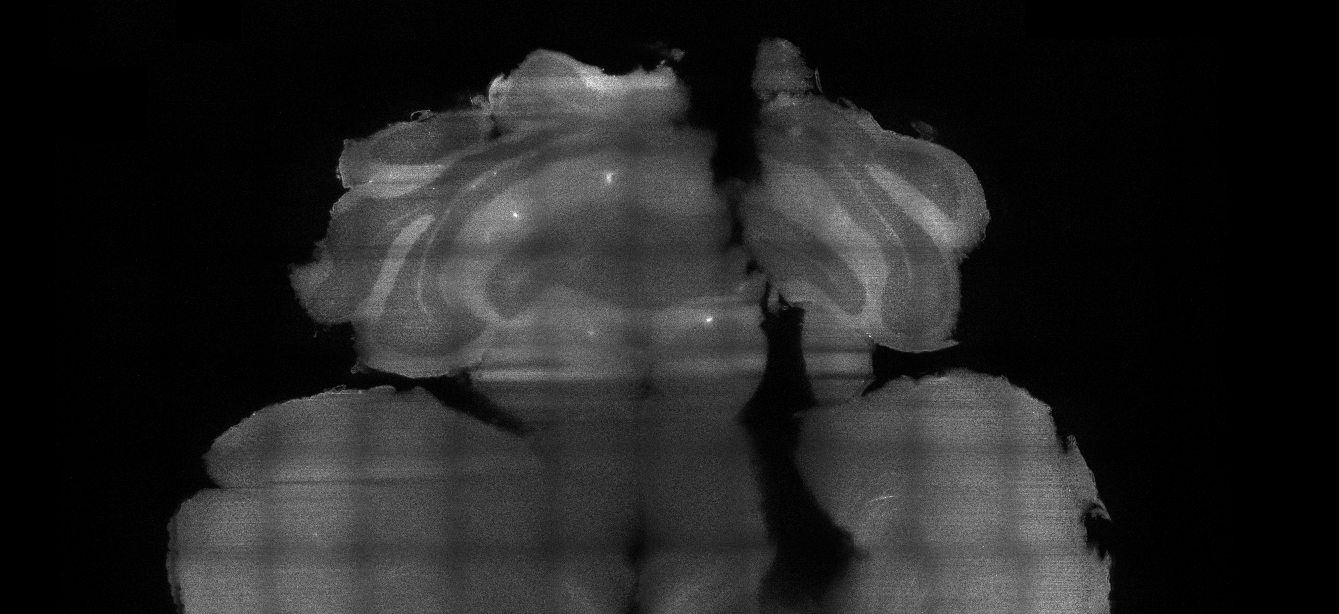
#> input picture Jupyter/objectdetection/aut1367_slice.png, 1339 x 614 px
$ jupyter execute 'Object Detection with Contours and Filtering.ipynb'   (shell and % lines are left out)   (Python 2 division)   (older library calls are emulated)
#> lines starting #> are read from the running program, lines starting #| are printed output that depends on the picture; after the words box and inside, x2 and y2 are one past the last pixel; in counts of white or black regions, pixels touching at a corner belong together
[cell 1]
import cv2
import PIL
import copy
import math
import numpy as np
from io import BytesIO
from IPython.display import Image, display

[cell 2]
import scipy.misc
import csv,gc
import matplotlib
from PIL import Image
from numpy import *

[cell 3]
import matplotlib.pyplot as plt

[cell 4]
im = array(Image.open('aut1367_slice.png'))
#> im is the input picture: shape (614, 1339, 4); mean R, G, B, A 34, 34, 34, 255
plt.imshow(np.asarray(im))
#> (this line was passed over: IPython is not available in this run)

[cell 5]
im2 = array(Image.open('aut1367.png'))
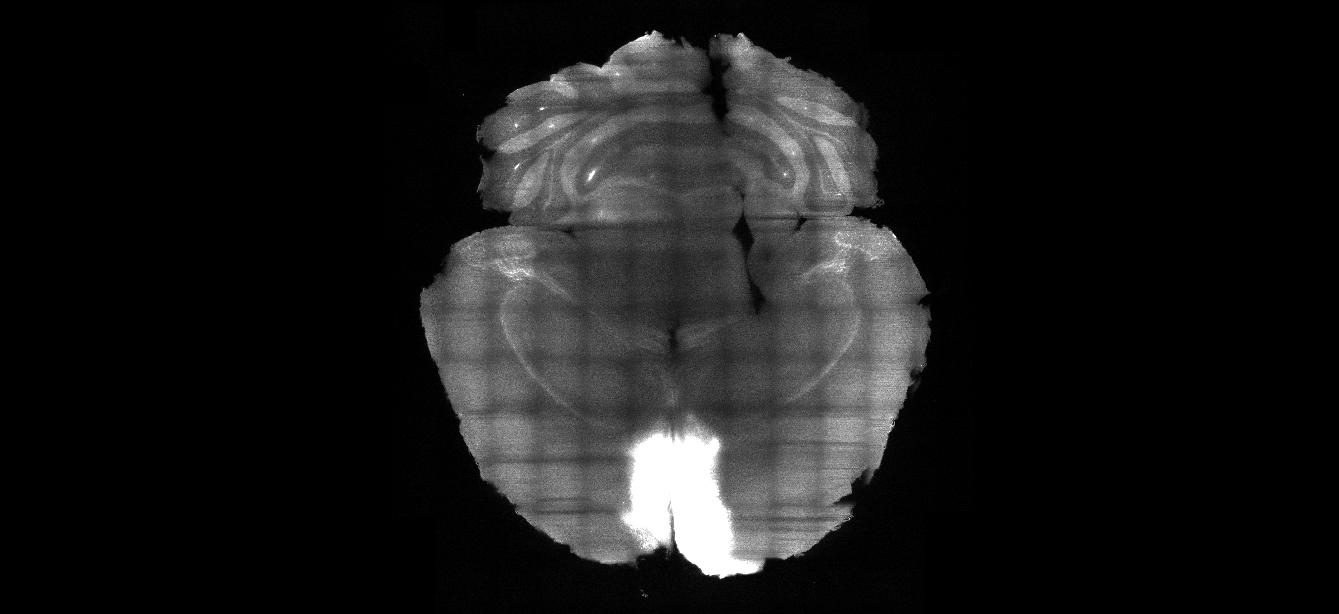
#> input picture Jupyter/objectdetection/aut1367.png, 1339 x 614 px
#> im2 is the input picture: shape (614, 1339, 4); mean R, G, B, A 25.2, 25.2, 25.2, 255
plt.imshow(np.asarray(im2))
#> (this line was passed over: IPython is not available in this run)

[cell 6]
im = array(Image.open('aut1367_slice.png').convert('L'))
#> im: shape (614, 1339)
plt.imshow(np.asarray(im))
#> (this line was passed over: IPython is not available in this run)

[cell 7]
im2 = array(Image.open('aut1367.png').convert('L'))
#> im2: shape (614, 1339)
plt.imshow(np.asarray(im2))
#> (this line was passed over: IPython is not available in this run)

[cell 8]
from scipy import ndimage as ndi

from skimage.morphology import watershed
from skimage.feature import peak_local_max

distance = ndi.distance_transform_edt(im)
local_maxi = peak_local_max(distance, indices=False, footprint=np.ones((3, 3)),
                            labels=im)
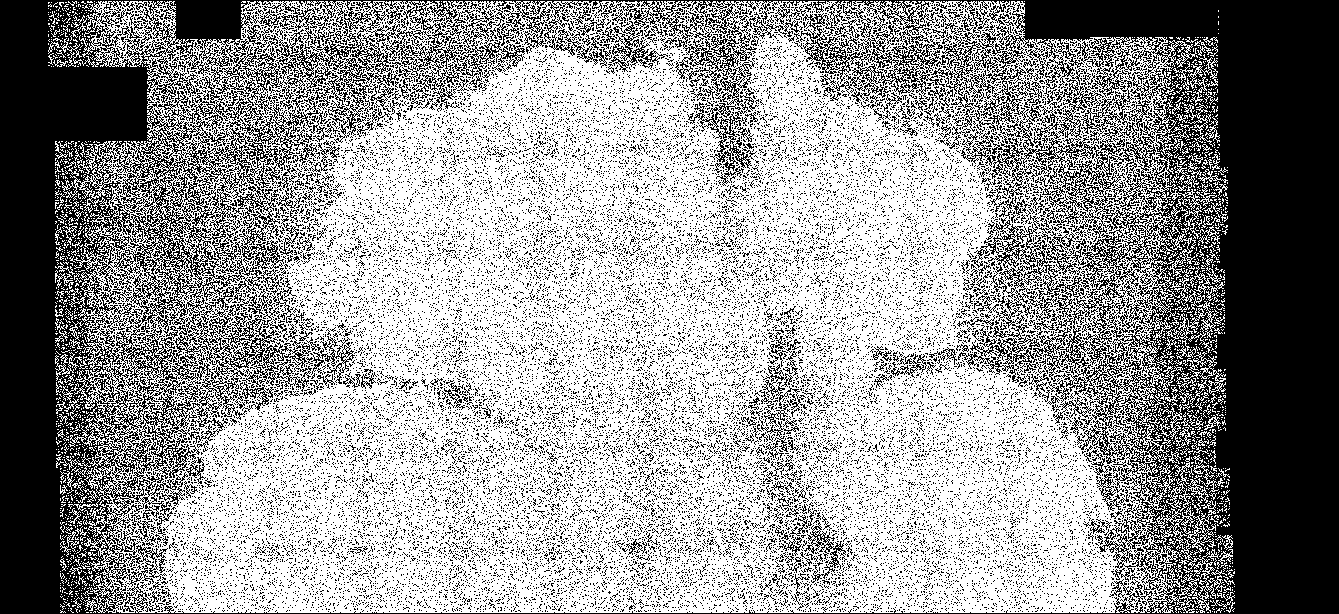
#> local_maxi: shape (614, 1339) bool; 60.2% white; 28758 black regions (28441 under 20 px), largest, box (x1, y1, x2, y2) and area: (0, 0, 1339, 614) 247514, (687, 88, 759, 186) 1277, (609, 21, 668, 72) 746
markers = ndi.label(local_maxi)[0]
labels = watershed(-distance, markers, mask=im)
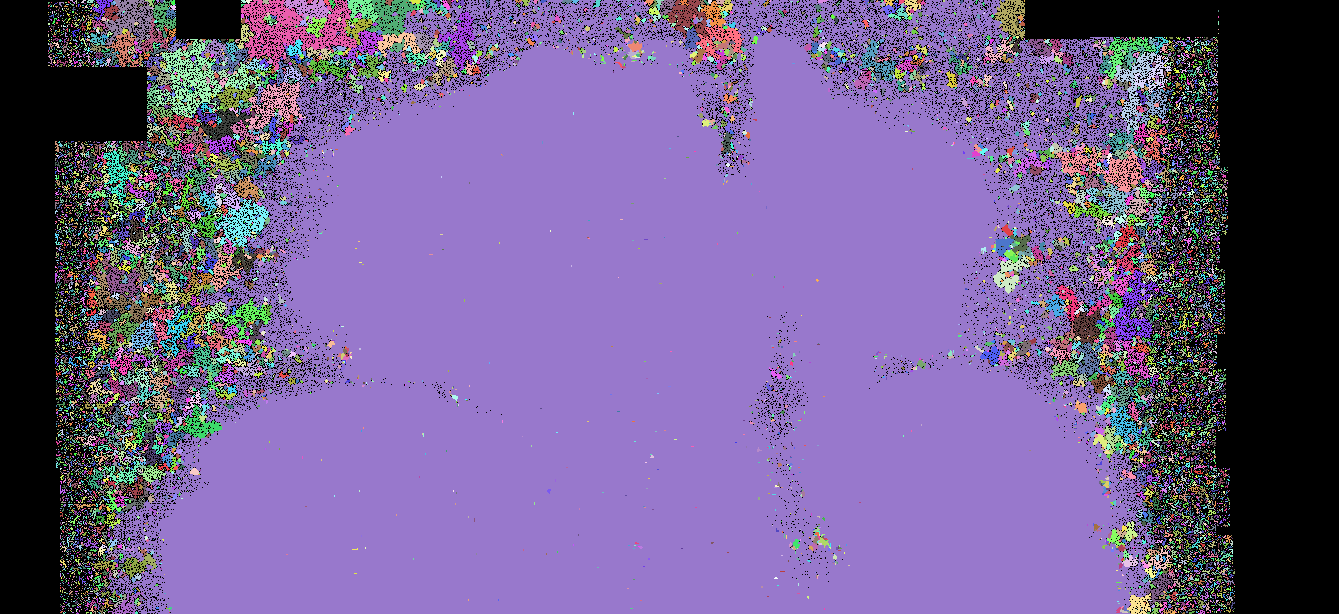
#> labels: shape (614, 1339) int32; 15604 distinct labels, from 0 to 15603; one colour per label, 0 black

[cell 9]
plt.imshow(labels, cmap=plt.cm.spectral, interpolation='nearest')
#> (this line was passed over: IPython is not available in this run)

[cell 10]
from scipy import ndimage as ndi

from skimage.morphology import watershed
from skimage.feature import peak_local_max

distance = ndi.distance_transform_edt(im2)
local_maxi = peak_local_max(distance, indices=False, footprint=np.ones((3, 3)),
                            labels=im2)
#> local_maxi: shape (614, 1339) bool; 29.8% white; 684 white regions (656 under 20 px), largest, box (x1, y1, x2, y2) and area: (384, 1, 974, 613) 241846, (939, 173, 969, 223) 363, (939, 228, 969, 255) 238
markers = ndi.label(local_maxi)[0]
#> markers: shape (614, 1339) int32; 6023 distinct labels, from 0 to 6022
labels = watershed(-distance, markers, mask=im2)
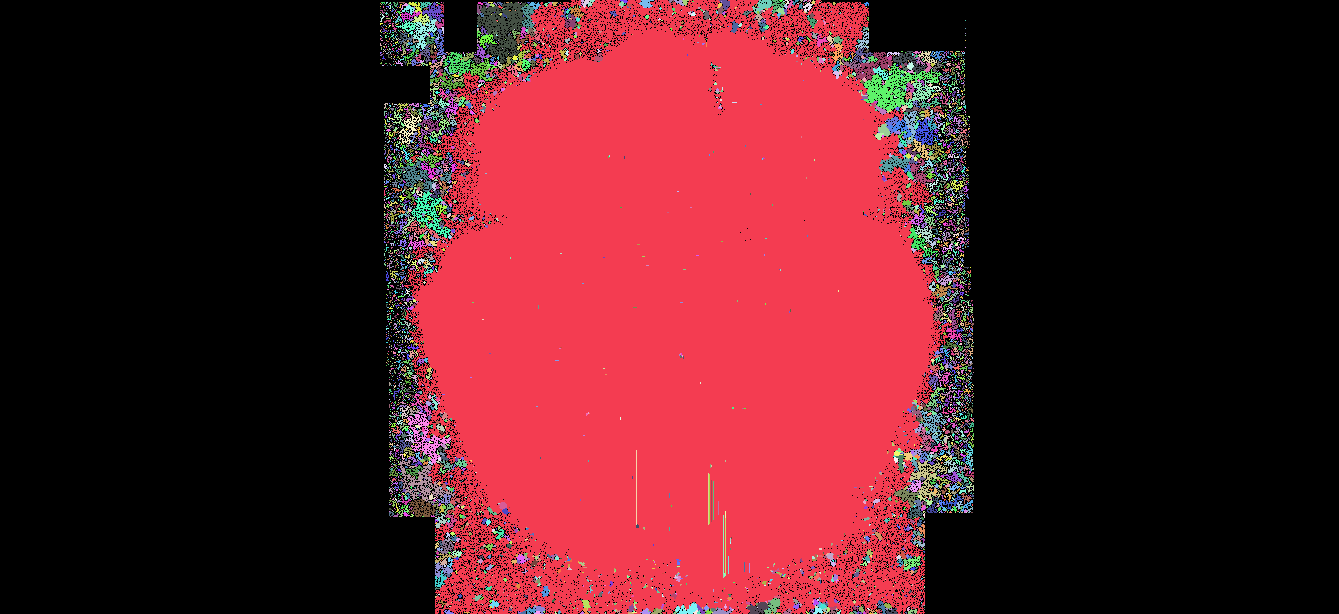
#> labels: shape (614, 1339) int32; 6023 distinct labels, from 0 to 6022; one colour per label, 0 black

[cell 11]
plt.imshow(labels, cmap=plt.cm.spectral, interpolation='nearest')
#> (this line was passed over: IPython is not available in this run)

[cell 12]
from skimage import data, io, filters

edges = filters.sobel(np.asarray(im))
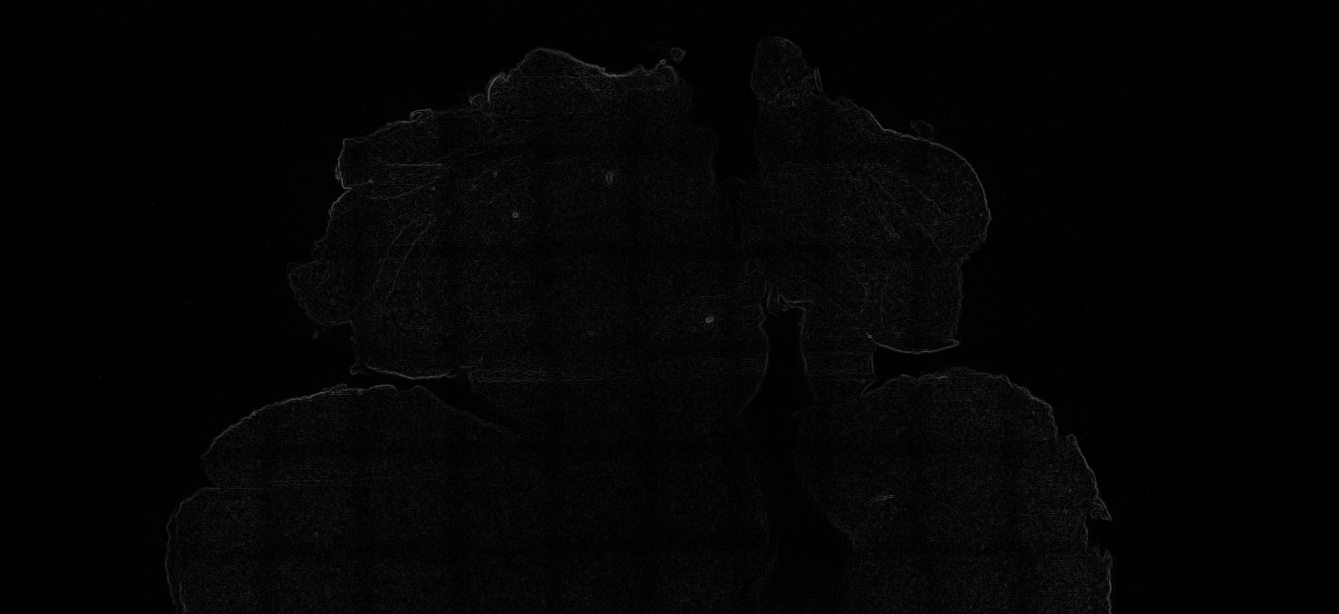
#> edges: shape (614, 1339) float64; min 0, max 0.349, mean 0.0162
plt.imshow(edges)
#> (this line was passed over: IPython is not available in this run)
